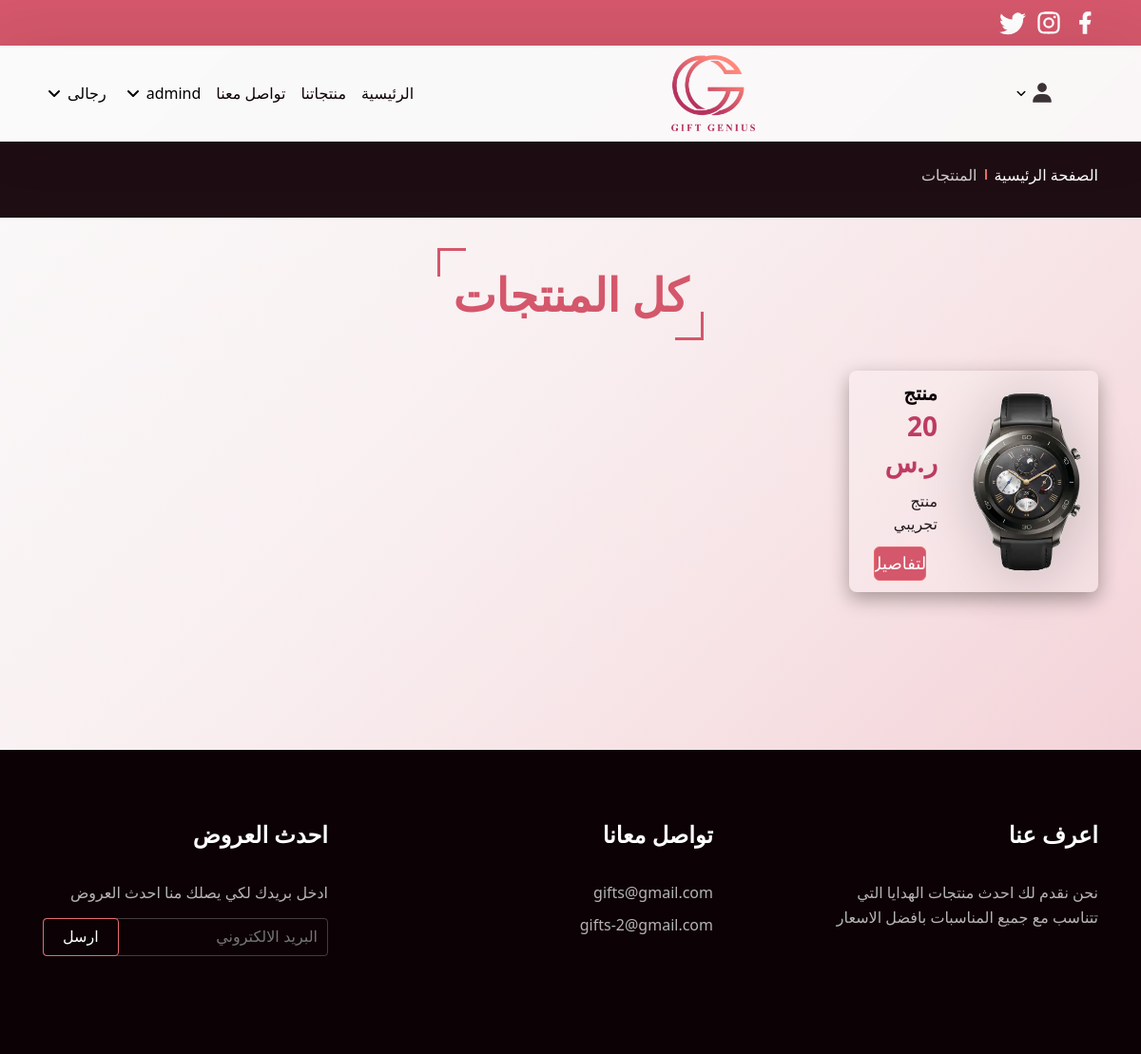
The page /product.php on the database its author committed.
### tables this page shows
CREATE TABLE `main_categories` (
  `id` int(11) UNSIGNED NOT NULL,
  `name` varchar(255) DEFAULT NULL
);

CREATE TABLE `products` (
  `id` int(10) UNSIGNED NOT NULL,
  `title` varchar(255) DEFAULT NULL,
  `image` varchar(255) DEFAULT NULL,
  `price` double DEFAULT 0,
  `qty` double DEFAULT 0,
  `description` text DEFAULT NULL,
  `category_id` int(11) UNSIGNED DEFAULT NULL,
  `sub_category_id` int(11) UNSIGNED DEFAULT NULL
);

### system/helper.php (called while the page is built, shortened)
<?php
if (!function_exists('runQuery')) {
    function runQuery($query)
    {
        $servername = "localhost";
        $username = "root";
        $password = "";
        $database = "gift";
        $conn = new mysqli($servername, $username, $password, $database);
        $conn->set_charset("utf8");
        return $conn->query($query);
    }
}

### product.php (the view, shortened to what this page needs)
<?php
require('system/helper.php');
$selectProductsSql = 'SELECT * FROM products order by id DESC LIMIT 8';
$selectProductsResult = runQuery($selectProductsSql);
?>
<!DOCTYPE html>
<html lang="ar">
<head>
    <link rel="stylesheet" href="./assets/css/Categories-CNS4Ug1L.css"/>
    <link rel="stylesheet" href="./assets/css/Categories-YAZY97fB.css"/>
</head>
<body>
<?php
include 'layout/inc/header.php';
?>
<main>
    <section class="breadcrumb relative overflow-hidden">
        <div class="container">
            <ul class="d-flex items-center  relative">
                <li class="defPage "><a href="index.php" class=""> الصفحة الرئيسية </a></li>
                <li class="separator"></li>
                <li class="linkPage">المنتجات</li>
            </ul>
        </div>
    </section>
    <section class="LastProduct">
        <div class="mainHeading text-center"><h2 class="fs-48 fw-700 d-inline-block relative ">كل المنتجات</h2></div>
        <div class="container">
            <div class="row gap-row-1 gap-x-12">
                <?php if ($selectProductsResult->num_rows > 0) {
                    while ($row = $selectProductsResult->fetch_assoc()) {
                        ?>
                        <div class="col-3-lg col-6-md col-12-sm"><a
                                    href="productDetails.php?id=<?php echo $row['id'] ?>">
                                <div class="card round-8 d-flex">
                                    <div class="top mx-auto"><img src="<?php echo $row['image'] ?>"
                                                                  alt="img for product" class="img-cover" width="450"
                                                                  height="450" loading="lazy" decoding="async"></div>
                                    <div class="body mr-1">
                                        <div class="pb-5"><h3 class="fw-700 pb-1 fs-20"><?php echo $row['title'] ?> </h3>
                                            <p class="price  fw-700 fs-28"> <?php echo $row['price'] ?> ر.س </p></div>
                                        <p class="des fs-16 pb-6 fw-500 line-normal"> <?php echo $row['description'] ?> </p>
                                        <button class="btn btn-skew booking-btn mb-1 py-3 round-6 mx-auto d-flex items-center justify-center fs-18 fw-500"
                                                type="button" aria-label=" التفاصيل"> التفاصيل
                                        </button>
                                    </div>  </div>
                            </a></div>
                        <?php
                    }
                }
                ?>
            </div>
        </div>
    </section>
</main>
<footer>
    <div class="container d-flex items-start justify-between">
        <div class="footer-ul about-us"><p class="title fs-24 fw-700">اعرف عنا</p>
            <p class="dec line-relaxed fs-16">
                نحن نقدم لك احدث منتجات الهدايا التي تتناسب مع جميع المناسبات بافضل
                الاسعار
            </p></div>
        <div class="footer-ul contact-us"><p class="title fs-24 fw-700">تواصل معانا</p>
            <p class="dec line-relaxed fs-16">gifts@gmail.com</p>
            <p class="dec line-relaxed fs-16 pt-4">gifts-2@gmail.com</p></div>
        <div class="footer-ul news"><p class="title fs-24 fw-700">احدث العروض</p>
            <p class="dec line-relaxed fs-16">ادخل بريدك لكي يصلك منا احدث العروض</p>
            <form action="index.php">
                <div class="from-group relative mt-7"><input type="email" placeholder="البريد الالكتروني"
                                                             class="round-4 pr-5">
                    <button class="btn  btn-skew sendEmails round-4 px-9  top-0 left-0" type="submit"
                            aria-label="send email">
                        ارسل
                    </button>
                </div>
            </form>
        </div>
    </div>
</footer>
</body>
</html>

### layout/inc/header.php (shortened to what this page needs)
<?php
require('system/helper.php');
$selectCategoriesSql = 'SELECT * FROM main_categories order by id DESC';
$selectCategoriesResult = runQuery($selectCategoriesSql);
?>
<nav class="topNav absolute top-0 py-5">
    <div class="container">
        <div class="icons d-flex items-center gap-y-5">
            <svg width="24" height="24" viewBox="0 0 24 24" data-icon="facebook">
                <symbol id="ai:local:facebook">
                    <path fill="currentColor"
                          d="M14 13.5h2.5l1-4H14v-2c0-1.03 0-2 2-2h1.5V2.14c-.326-.043-1.557-.14-2.857-.14C11.928 2 10 3.657 10 6.7v2.8H7v4h3V22h4z"/>
                </symbol>
                <use xlink:href="#ai:local:facebook"></use>
            </svg>
              </div>
    </div>
</nav>
<header class="absolute">
    <div class="container">
        <nav class="d-flex items-center justify-between py-5">
            <ul class="iconList d-flex items-center">
                <li class="nav-items"><a href="cart.php" class="nav-link mt-3">
                        <svg width="1em" height="1em" viewBox="0 0 512 512" data-icon="cart2">
                            <use xlink:href="#ai:local:cart2"></use>
                        </svg>
                    </a></li>
                <li class="dropdown nav-items pr-8 relative d-flex items-center openDropDown" data-drop="drop-0"><span
                            class="fw-700 nav-link relative openDropDown"  data-drop="drop-0">
                                     </span>
                </li>
            </ul>
            <a href="index.php" class="logo mx-auto"> <img src="./assets/images/gifts-AELogo-Cz-3vIdu_86Imp.webp"
                                                           alt="logo for Gift Genius " class="img-cover" loading="eager"
                                                           width="620" height="559" decoding="async"> </a>
            <ul class="d-flex items-center link-list normalMenu">
                <li class="nav-items pr-8"><a class="fw-500 nav-link  relative" href="index.php"> الرئيسية </a></li>
                <li class="nav-items pr-8"><a class="fw-500 nav-link  relative" href="product.php"> منتجاتنا </a></li>
                <li class="nav-items pr-8"><a class="fw-500 nav-link  relative" href="ContactUs.php"> تواصل معنا </a>
                </li>
                <?php
                if ($selectCategoriesResult->num_rows > 0) {
                    while ($row = $selectCategoriesResult->fetch_assoc()) {
                        ?>
                        <li class="dropdown nav-items pr-8 relative d-flex items-center openDropDown"
                            data-drop="drop-<?php echo $row['id']; ?>"><span
                                    class="fw-500 nav-link relative openDropDown"
                                    data-drop="drop-<?php echo $row['id']; ?>"> <?php echo $row['name']; ?></span>
                            <svg width="24" height="24" viewBox="0 0 24 24" class="pr-1 openDropDown"
                                 data-drop="drop-<?php echo $row['id']; ?>" id="arrowDropDown"
                                 data-icon="arrow-down">
                                <use xlink:href="#ai:local:arrow-down"></use>
                            </svg>
                        </li>
                        <?php
                    }
                }
                ?>
            </ul>
        </nav>
    </div>
</header>

### assets/css/Categories-CNS4Ug1L.css (style rules this page uses)
.LastProduct,.steps { min-height:100vh;padding-bottom:5vh }
.LastProduct { min-height:70vh }

### layout/assets/css.php (style rules this page uses)
body { font-family: Cairo, '_font_fallback_700968135695', system-ui; }

### rows shown on the page
main_categories: name "رجالى"
main_categories: name "admind", $row['id'] 2 (drawn)
products: image (picture), title "منتج", price "20", description "منتج تجريبي"
